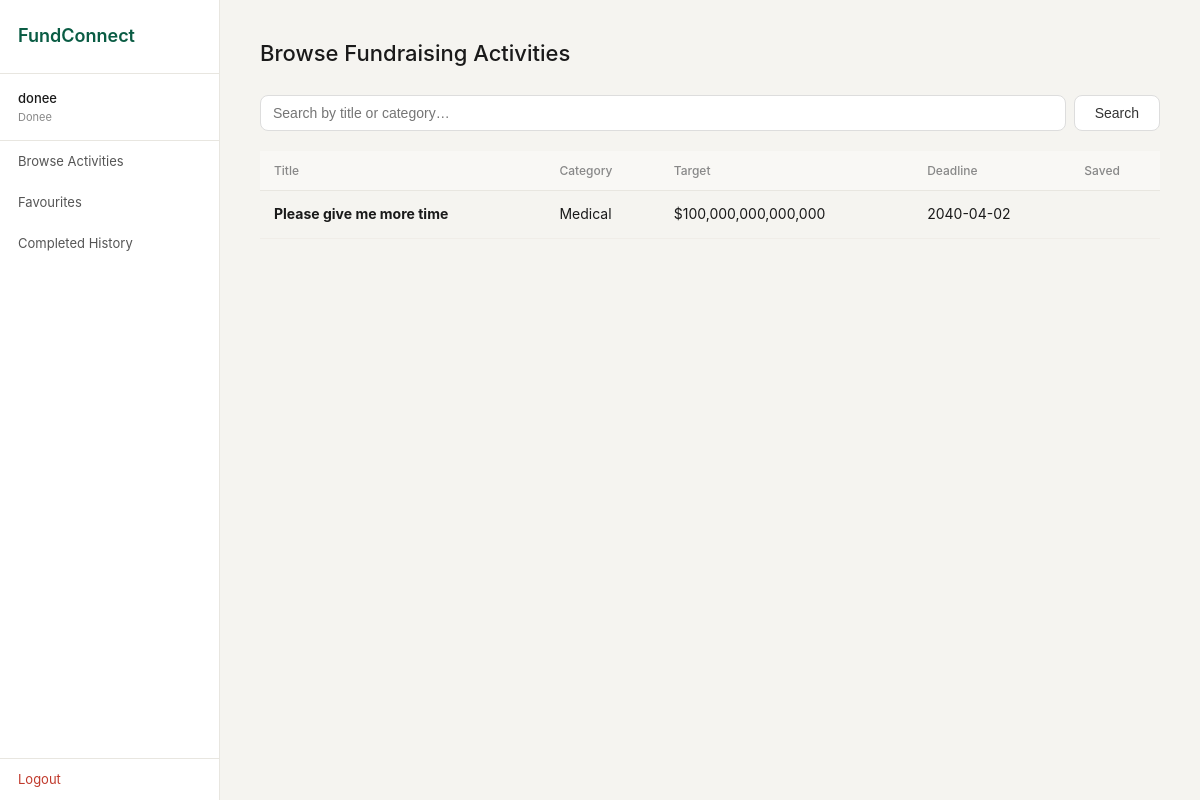
/donee/browse (signed in), run on an earlier commit of the app's database.
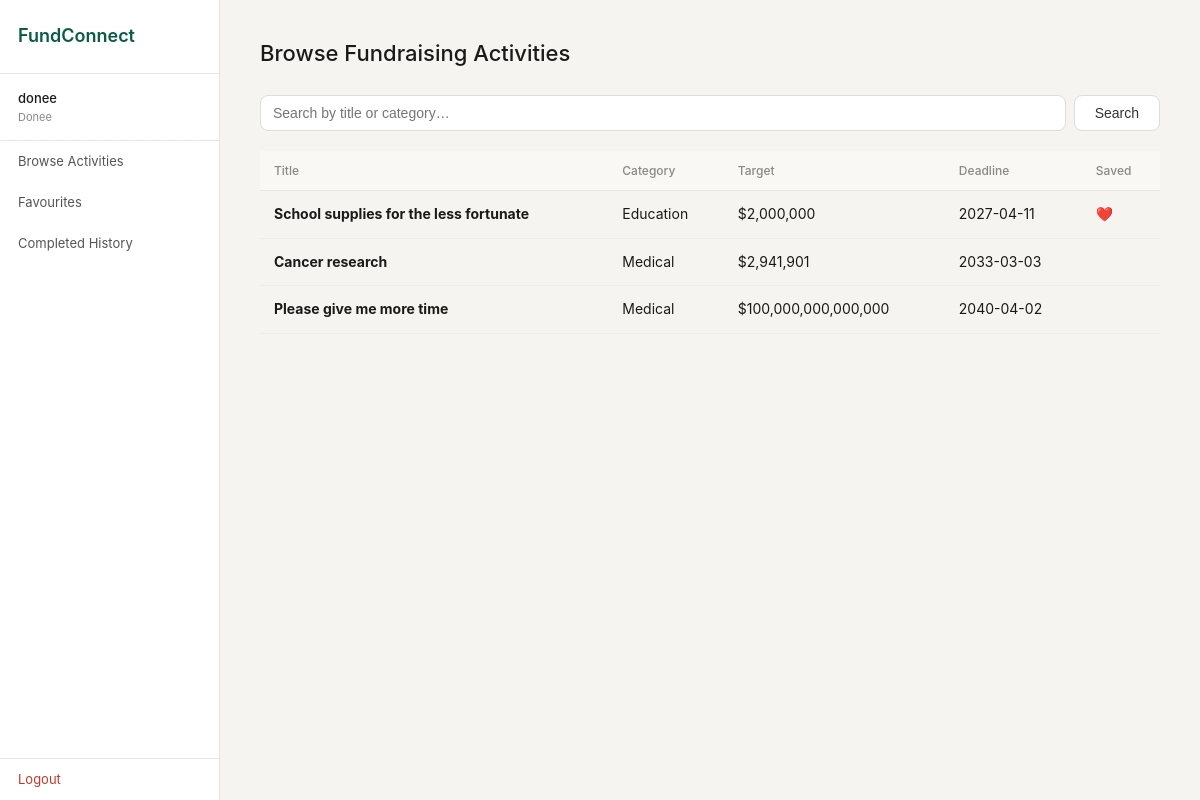
And on a later commit of the database.
### tables this page shows
CREATE TABLE fundraising_activity (
                id              INTEGER PRIMARY KEY AUTOINCREMENT,
                title           TEXT NOT NULL,
                description     TEXT,
                target_amount   REAL NOT NULL,
                amount_raised   REAL DEFAULT 0,
                category_id     INTEGER REFERENCES fra_category(id),
                deadline        TEXT NOT NULL,
                status          TEXT NOT NULL DEFAULT 'Active',
                fundraiser_id   INTEGER REFERENCES user_account(id),
                view_count      INTEGER DEFAULT 0,
                shortlist_count INTEGER DEFAULT 0,
                created_at      TEXT DEFAULT (datetime('now'))
            );

CREATE TABLE fra_category (
                id          INTEGER PRIMARY KEY AUTOINCREMENT,
                name        TEXT NOT NULL UNIQUE,
                description TEXT,
                created_at  TEXT DEFAULT (datetime('now'))
            );

### boundary/app.py (the view)
@app.route("/donee/browse")
def d_browse():
    if "user_id" not in session or session["role"] != "Donee":
        return redirect(url_for("login"))
    q = request.args.get("q", "").strip()
    result = DoneeController.browse_activities(q or None)
    fav_ids = DoneeController.get_favourite_ids(session["user_id"])
    return render_template("d_browse.html",
                           activities=result["data"], fav_ids=fav_ids, q=q)

### boundary/templates/d_browse.html (shortened to what this page needs)
{% extends "base.html" %}
{% block content %}
<div class="page-header">
  <h1 class="page-title">Browse Fundraising Activities</h1>
</div>
<form method="GET" style="margin-bottom: 20px; display: flex; gap: 8px;">
  <input type="text" name="q" value="{{ q }}" placeholder="Search by title or category…"
         style="flex: 1; padding: 9px 12px; border-radius: 8px; border: 1px solid #ddd; font-size: 14px;">
  <button class="btn" type="submit">Search</button>
</form>
{% if activities %}
<div class="table-wrap">
  <table>
    <thead>
      <tr>
        <th>Title</th>
        <th>Category</th>
        <th>Target</th>
        <th>Deadline</th>
        <th>Saved</th>
      </tr>
    </thead>
    <tbody>
      {% for a in activities %}
      <tr style="cursor: pointer;"
          onclick="window.location='{{ url_for('d_activity_view', aid=a.id) }}'">
        <td><strong>{{ a.title }}</strong></td>
        <td>{{ a.category_name or '—' }}</td>
        <td>${{ '{:,.0f}'.format(a.target_amount) }}</td>
        <td>{{ a.deadline }}</td>
        <td>{{ '❤️' if a.id in fav_ids else '' }}</td>
      </tr>
      {% endfor %}
    </tbody>
  </table>
</div>
{% else %}
<div class="empty-state">
  <div class="empty-icon">🌍</div>
  <p>No activities found.</p>
</div>
{% endif %}
{% endblock %}

### boundary/templates/base.html (shortened to what this page needs)
<!DOCTYPE html>
<html lang="en">
<head>
  <link rel="stylesheet" href="{{ url_for('static', filename='css/style.css') }}">
</head>
<body>
<div class="layout">
  <aside class="sidebar">
    <div class="brand">FundConnect</div>
    <div class="sidebar-user">
      <p class="user-name">{{ session.username }}</p>
      <p class="user-role">{{ session.role }}</p>
    </div>
    <nav>
      {% if session.role == "User Admin" %}
        <a href="{{ url_for('ua_accounts') }}" class="nav-item">User Accounts</a>
        <a href="{{ url_for('ua_profiles') }}" class="nav-item">User Profiles</a>
      {% elif session.role == "Fund Raiser" %}
        <a href="{{ url_for('fr_activities') }}" class="nav-item">My Activities</a>
        <a href="{{ url_for('fr_completed') }}" class="nav-item">Completed Activities</a>
      {% elif session.role == "Donee" %}
        <a href="{{ url_for('d_browse') }}" class="nav-item">Browse Activities</a>
        <a href="{{ url_for('d_favourites') }}" class="nav-item">Favourites</a>
        <a href="{{ url_for('d_history') }}" class="nav-item">Completed History</a>
      {% elif session.role == "Platform Manager" %}
        <a href="{{ url_for('pm_categories') }}" class="nav-item">FRA Categories</a>
        <a href="{{ url_for('pm_reports') }}" class="nav-item">Reports</a>
      {% endif %}
    </nav>
    <a href="{{ url_for('logout') }}" class="nav-item logout">Logout</a>
  </aside>
  <main class="main">
    {% block content %}{% endblock %}
  </main>
</div>
</body>
</html>

### boundary/static/css/style.css (style rules this page uses)
*, *::before, *::after { box-sizing: border-box; margin: 0; padding: 0; }
body { font-family: -apple-system, BlinkMacSystemFont, 'Segoe UI', sans-serif; font-size: 15px; background: #f5f4f0; color: #1a1a1a; line-height: 1.6; }
a { text-decoration: none; color: inherit; }
.layout { display: flex; min-height: 100vh; }
.sidebar { width: 220px; background: #fff; border-right: 1px solid #e8e6e0; display: flex; flex-direction: column; padding: 0; }
.main { flex: 1; padding: 36px 40px; }
.brand { padding: 22px 18px; font-size: 18px; font-weight: 600; color: #0a5c44; border-bottom: 1px solid #e8e6e0; }
.sidebar-user { padding: 14px 18px; border-bottom: 1px solid #e8e6e0; }
.user-name { font-size: 13px; font-weight: 500; }
.user-role { font-size: 11px; color: #888; }
.nav-item { display: block; padding: 10px 18px; font-size: 13px; color: #555; transition: background .15s; }
.logout { margin-top: auto; color: #c0392b !important; border-top: 1px solid #e8e6e0; }
.btn { display: inline-block; padding: 9px 20px; border-radius: 8px; font-size: 14px; font-weight: 500; cursor: pointer; border: 1px solid #ddd; background: #fff; color: #333; }
.page-header { display: flex; justify-content: space-between; align-items: center; margin-bottom: 24px; }
.page-title { font-size: 22px; font-weight: 500; }
.table-wrap { overflow-x: auto; }
table { width: 100%; border-collapse: collapse; font-size: 14px; }
th { text-align: left; padding: 10px 14px; font-size: 12px; font-weight: 500; color: #888; border-bottom: 1px solid #e8e6e0; background: #f9f8f5; }
td { padding: 12px 14px; border-bottom: 1px solid #f0ede8; vertical-align: middle; }

What changed in the data, as far as the page shows it:
added fundraising_activity: title "School supplies for the less fortunate", name "Education", target_amount "2,000,000", deadline "2027-04-11", id "❤️"
added fundraising_activity: title "Cancer research", name "Medical", target_amount "2,941,901", deadline "2033-03-03"
